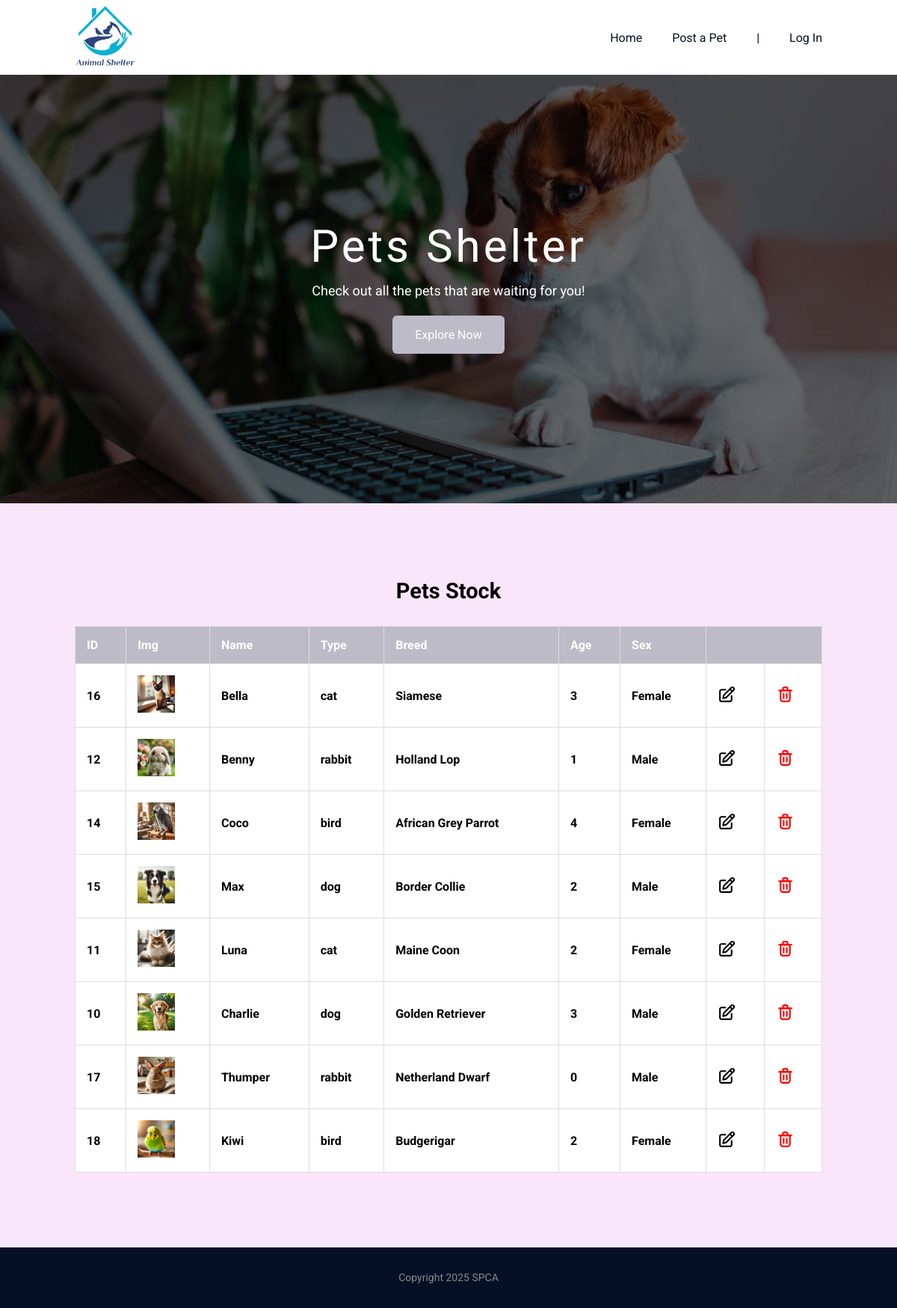
Page /list.php on the committed database.
### tables this page shows
CREATE TABLE `pets` (
  `id` int(11) NOT NULL,
  `name` varchar(255) NOT NULL,
  `age` varchar(255) NOT NULL,
  `type` varchar(255) NOT NULL,
  `sex` varchar(255) NOT NULL,
  `breed` varchar(255) NOT NULL,
  `image` varchar(255) NOT NULL,
  `description` text NOT NULL
);

### list.php (the view, shortened to what this page needs)
<?php
include_once "./configs.php";
$default_img = "media/default.jpg";
if (isset($_GET["delete"])) {
    $delete_id = $_GET["delete"];
    $img_path = $_GET["p"];
    print $img_path;
    if ($img_path && $img_path !== $default_img && file_exists($img_path)) {
        unlink($img_path);
    }
    $request = $conn->prepare("DELETE FROM pets WHERE id = ?");
    $request->bind_param("i", $delete_id);
    $request->execute();
    $request->close();
} else {
    $request = $conn->prepare("SELECT * FROM pets");
    $request->execute();
    $result = $request->get_result();
}
?>
<!doctype html>
<html lang="en">
<head>
    <link rel="stylesheet" href="styles.css">
</head>
<body>
<?php include_once "components/header.php"; ?>
<main>
    <?php include_once "components/banner-home.php"; ?>
    <section class="latest" id="pets-stock">
        <div class="container">
            <div class="section-header" id="section-header">
                <h2>Pets Stock</h2>
            </div>
            <?php if ($result->num_rows > 0) { ?>
            <table class="pets-stock">
                <thead>
                    <tr>
                        <th>ID</th>
                        <th>Img</th>
                        <th>Name</th>
                        <th>Type</th>
                        <th>Breed</th>
                        <th>Age</th>
                        <th>Sex</th>
                        <th colspan="2"></th>
                    </tr>
                </thead>
                <tbody>
                <?php  while ($row = $result->fetch_assoc()) { ?>
                <tr>
                    <th><?= $row['id']; ?></th>
                    <th><img class="thumb" src="<?= $row['image']; ?>" alt=""></th>
                    <th><?= $row['name']; ?></th>
                    <th><?= $row['type']; ?></th>
                    <th><?= $row['breed']; ?></th>
                    <th><?= $row['age']; ?></th>
                    <th><?= $row['sex']; ?></th>
                    <th>
                        <button class="edit-btn" onclick="editAction('<?= $row['id']; ?>')">
                            <img class="icon" src="media/icons/edit.svg" alt="Edit">
                        </button>
                    </th>
                    <th>
                        <button class="delete-btn" onclick="deleteAction('<?= $row['id']; ?>', '<?= $row['image']; ?>')">
                            <img class="icon" src="media/icons/delete.svg" alt="Delete">
                        </button>
                    </th>
                </tr>
                <?php } ?>
                </tbody>
            </table>
            <?php } else { echo "No results found!"; } ?>
        </div>
    </section>
</main>
<?php include_once "components/footer.php"; ?>
</body>
</html>

### styles.css (style rules this page uses)
:root { --primary-color: #041026; --secondary-color: #bebbc8; }
* { margin: 0; padding: 0; box-sizing: border-box; outline: none; }
body { font-family: "Roboto", serif; }
section { padding: 100px 0; }
h2 { font-size: 29px; margin-bottom: 7px; }
.container { max-width: 1000px; width: 90%; margin: 0 auto; }
.latest { background: #fae6fa; }
.section-header { text-align: center; max-width: 500px; margin: 0 auto 30px; }
.delete-btn, .edit-btn { border: 0; background-color: transparent; cursor: pointer; }
#pets-stock > .container { max-width: 1000px; margin: 0 auto; width: 100%; overflow-x: auto; }

### rows in the picture
pets: id "16", image (picture), name "Bella", type "cat", breed "Siamese", age "3", sex "Female"
pets: id "12", image (picture), name "Benny", type "rabbit", breed "Holland Lop", age "1", sex "Male"
pets: id "14", image (picture), name "Coco", type "bird", breed "African Grey Parrot", age "4", sex "Female"
pets: id "15", image (picture), name "Max", type "dog", breed "Border Collie", age "2", sex "Male"
pets: id "11", image (picture), name "Luna", type "cat", breed "Maine Coon", age "2", sex "Female"
pets: id "10", image (picture), name "Charlie", type "dog", breed "Golden Retriever", age "3", sex "Male"
pets: id "17", image (picture), name "Thumper", type "rabbit", breed "Netherland Dwarf", age "0", sex "Male"
pets: id "18", image (picture), name "Kiwi", type "bird", breed "Budgerigar", age "2", sex "Female"
